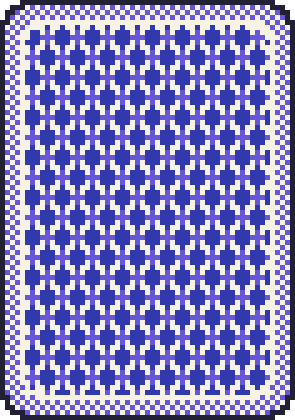
#> input picture web/src/assets/replay-pixel/cards/BACK_1.png, 295 x 420 px
$ python slice_card_atlas.py --input ../web/src/assets/replay-pixel/cards/BACK_1.png --out-dir out
#> lines starting #> are read from the running program, lines starting #| are printed output that depends on the picture; after the words box and inside, x2 and y2 are one past the last pixel; in counts of white or black regions, pixels touching at a corner belong together
#!/usr/bin/env python3
"""
Slice a poker card atlas (transparent background) into per-card PNG files.

Expected output names:
  AH.png, 2H.png, ..., KH.png
  AD.png, ..., KD.png
  AC.png, ..., KC.png
  AS.png, ..., KS.png
  BACK_1.png, BACK_2.png

Usage:
  uv run --with pillow python scripts/slice_card_atlas.py \
    --input web/src/assets/replay-pixel/cards_deck_atlas.png \
    --out-dir web/src/assets/replay-pixel/cards
"""

from __future__ import annotations

import argparse
from collections import deque
from dataclasses import dataclass
from pathlib import Path
from typing import List, Tuple

from PIL import Image


@dataclass
class Box:
    x0: int
    y0: int
    x1: int
    y1: int

    @property
    def w(self) -> int:
        return self.x1 - self.x0 + 1

    @property
    def h(self) -> int:
        return self.y1 - self.y0 + 1

    @property
    def area(self) -> int:
        return self.w * self.h

    @property
    def cx(self) -> float:
        return (self.x0 + self.x1) / 2.0

    @property
    def cy(self) -> float:
        return (self.y0 + self.y1) / 2.0


RANKS = ["A", "2", "3", "4", "5", "6", "7", "8", "9", "10", "J", "Q", "K"]
SUITS = ["H", "D", "C", "S"]


def find_alpha_components(alpha: Image.Image, threshold: int, min_area: int) -> List[Box]:
    w, h = alpha.size
    pix = alpha.load()
    visited = bytearray(w * h)
    boxes: List[Box] = []

    def idx(x: int, y: int) -> int:
        return y * w + x

    for y in range(h):
        for x in range(w):
            i = idx(x, y)
            if visited[i]:
                continue
            visited[i] = 1
            if pix[x, y] <= threshold:
                continue

            q = deque([(x, y)])
            x0 = x1 = x
            y0 = y1 = y
            count = 0

            while q:
                cx, cy = q.popleft()
                count += 1
                if cx < x0:
                    x0 = cx
                if cx > x1:
                    x1 = cx
                if cy < y0:
                    y0 = cy
                if cy > y1:
                    y1 = cy

                for nx, ny in ((cx - 1, cy), (cx + 1, cy), (cx, cy - 1), (cx, cy + 1)):
                    if nx < 0 or nx >= w or ny < 0 or ny >= h:
                        continue
                    ni = idx(nx, ny)
                    if visited[ni]:
                        continue
                    visited[ni] = 1
                    if pix[nx, ny] > threshold:
                        q.append((nx, ny))

            box = Box(x0, y0, x1, y1)
            if count >= min_area and box.w >= 16 and box.h >= 16:
                boxes.append(box)

    return boxes


def find_white_face_components(rgb: Image.Image, threshold: int, min_area: int) -> List[Box]:
    w, h = rgb.size
    pix = rgb.load()
    visited = bytearray(w * h)
    boxes: List[Box] = []

    def idx(x: int, y: int) -> int:
        return y * w + x

    for y in range(h):
        for x in range(w):
            i = idx(x, y)
            if visited[i]:
                continue
            visited[i] = 1
            r, g, b = pix[x, y]
            if not (r >= threshold and g >= threshold and b >= threshold):
                continue

            q = deque([(x, y)])
            x0 = x1 = x
            y0 = y1 = y
            count = 0

            while q:
                cx, cy = q.popleft()
                count += 1
                if cx < x0:
                    x0 = cx
                if cx > x1:
                    x1 = cx
                if cy < y0:
                    y0 = cy
                if cy > y1:
                    y1 = cy

                for nx, ny in ((cx - 1, cy), (cx + 1, cy), (cx, cy - 1), (cx, cy + 1)):
                    if nx < 0 or nx >= w or ny < 0 or ny >= h:
                        continue
                    ni = idx(nx, ny)
                    if visited[ni]:
                        continue
                    visited[ni] = 1
                    rr, gg, bb = pix[nx, ny]
                    if rr >= threshold and gg >= threshold and bb >= threshold:
                        q.append((nx, ny))

            box = Box(x0, y0, x1, y1)
            if count >= min_area:
                boxes.append(box)
    return boxes


# [44 lines left out: functions group_rows, build_names, flatten_rows, median, not called in this run]


def main() -> None:
    ap = argparse.ArgumentParser(description="Slice card atlas into per-card files.")
    ap.add_argument("--input", required=True, help="Input atlas PNG with transparent background.")
    ap.add_argument("--out-dir", required=True, help="Output directory for per-card PNG files.")
    ap.add_argument("--alpha-threshold", type=int, default=12, help="Alpha threshold to detect foreground.")
    ap.add_argument("--white-threshold", type=int, default=236, help="RGB threshold for white face detection.")
    ap.add_argument("--min-area", type=int, default=2500, help="Minimum component area to keep.")
    ap.add_argument("--row-tolerance", type=int, default=80, help="Y-center tolerance for row grouping.")
    ap.add_argument("--pad", type=int, default=2, help="Extra transparent padding around each crop.")
    args = ap.parse_args()

    src = Path(args.input)
    out_dir = Path(args.out_dir)
    out_dir.mkdir(parents=True, exist_ok=True)

    img = Image.open(src).convert("RGBA")
#> img is the input picture: PIL image 295x420 RGBA; mean R, G, B, A 134.6, 132.3, 195.5, 253.4
    alpha = img.getchannel("A")
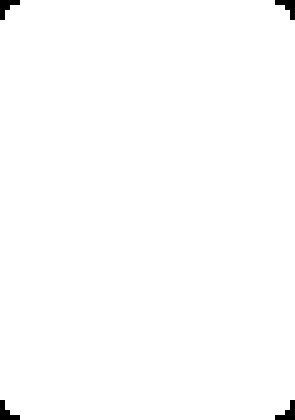
#> alpha: PIL image 295x420 L; 99.4% white; 4 black regions, box (x1, y1, x2, y2) and area: (0, 0, 20, 20) 200, (275, 0, 295, 20) 200, (0, 400, 20, 420) 200, (275, 400, 295, 420) 200
    comps = find_alpha_components(alpha, threshold=args.alpha_threshold, min_area=args.min_area)
#> comps = 1 item

    # Alpha may be noisy after JPEG->alpha conversion. Fallback to white-face detection.
    if len(comps) < 54:
        rgb = img.convert("RGB")
        faces = find_white_face_components(rgb, threshold=args.white_threshold, min_area=max(4000, args.min_area))
#> after the loop in find_white_face_components, `for y in range(h):`: boxes = []
#> faces = []
        # Card faces are portrait-ish components; keep reasonable aspect range.
        faces = [b for b in faces if 0.25 <= (b.w / max(1, b.h)) <= 0.65 and b.h >= 40 and b.w >= 20]
        faces.sort(key=lambda b: b.area, reverse=True)
        if len(faces) < 54:
#> (the run stopped early here; a loop or call above may not have finished)
